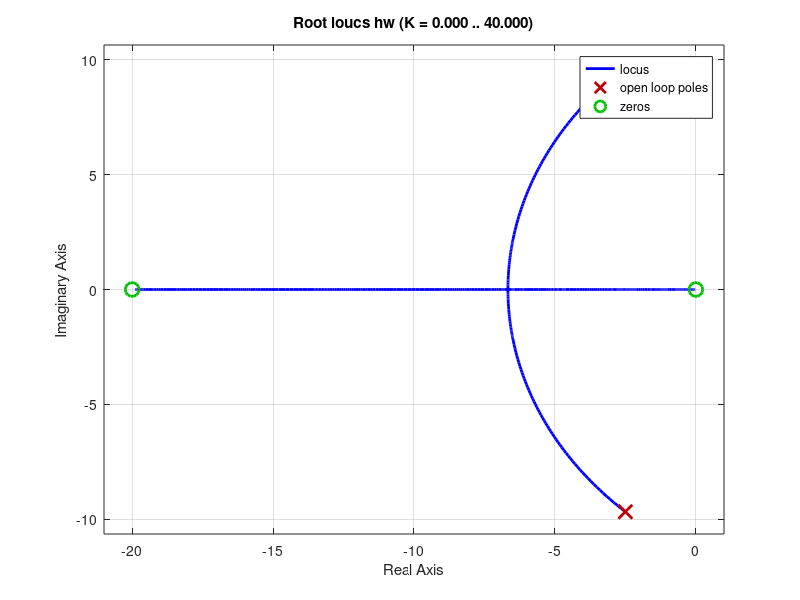
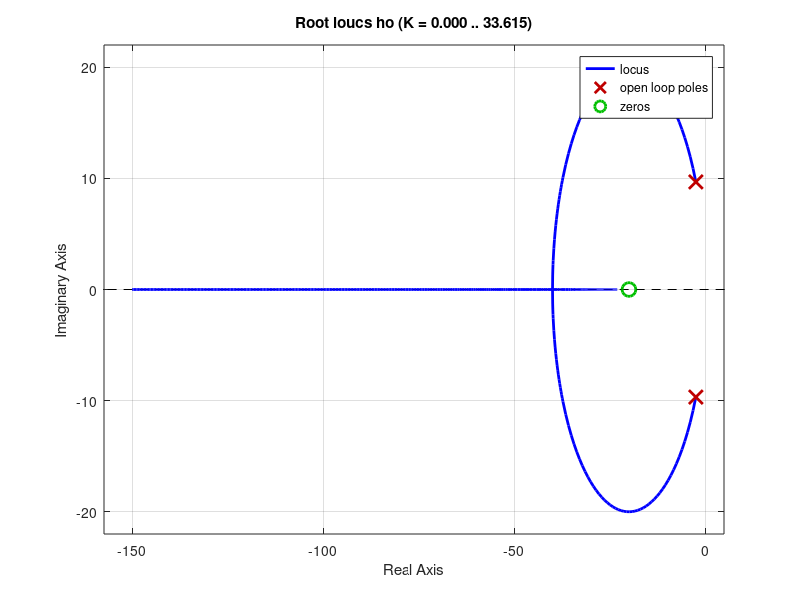
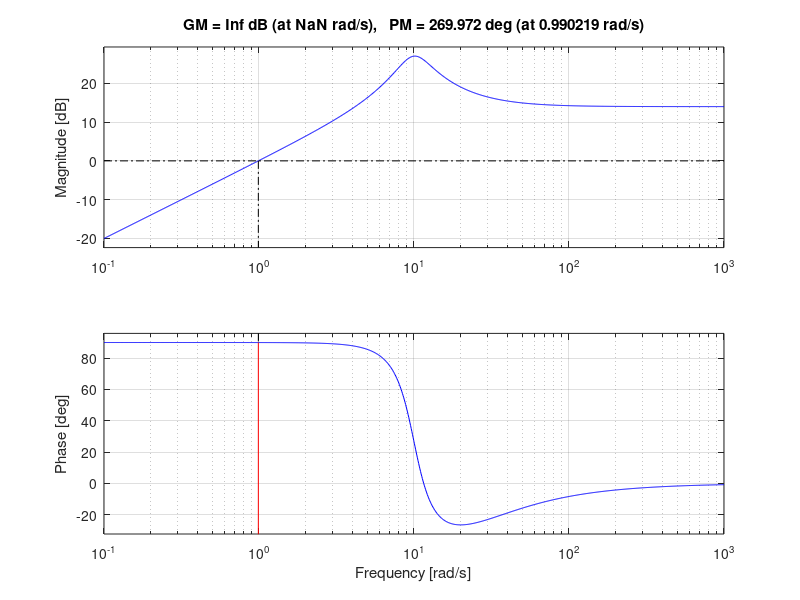
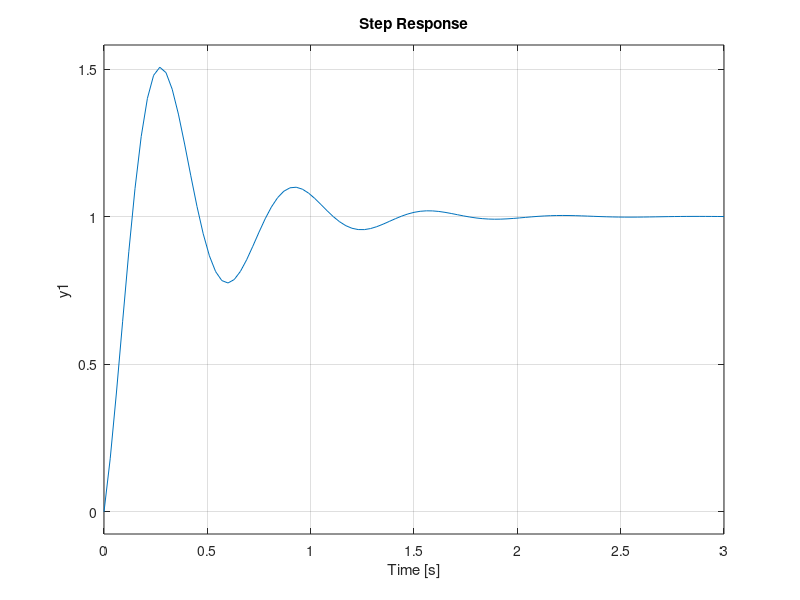

These figures' MATLAB source, in order:
close all
clear all
clc


Ki_pll=100; %100 %2000 %10  %20000
Kp_pll=5; %10 %10 %50 %400
s=tf('s');
hw=(Kp_pll*s^2+Ki_pll*s)/(s^2+Kp_pll*s+Ki_pll);
ho=(Ki_pll+Kp_pll*s)/(s^2+Kp_pll*s+Ki_pll);


rlocus(hw);
figure()
rlocus(ho);
figure()
margin(hw)
figure()
step(ho)
figure()
step(hw)